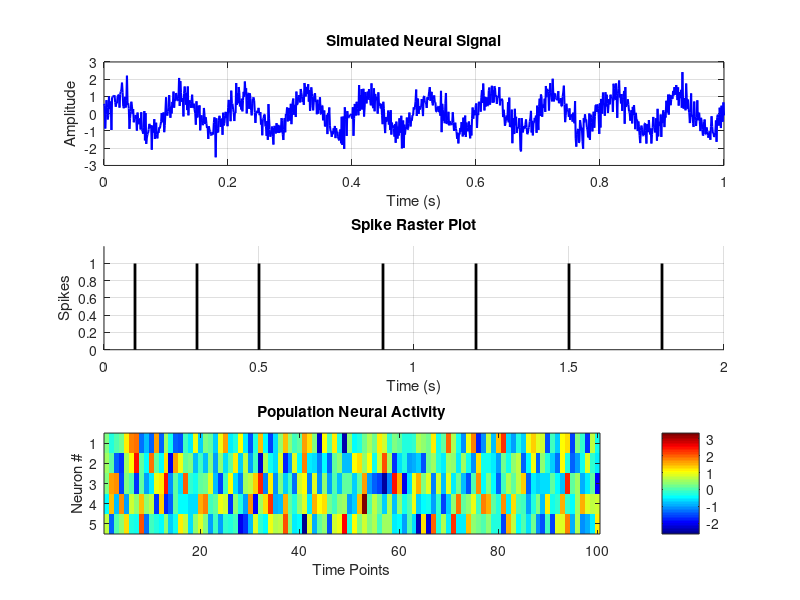

Reproduce this figure in MATLAB. (Note: this script raises an error after producing the figure.)
%% MATLAB Introduction for Neuroscience
% This tutorial covers MATLAB fundamentals needed for neural data analysis
% Author: BrainyBrain Learning Repository
% Topics: Variables, arrays, matrices, plotting, and basic operations

%% Clear workspace and command window
clear all;
close all;
clc;

%% Section 1: Variables and Basic Operations
fprintf('=== Section 1: Variables and Basic Operations ===\n');

% Scalars
sampling_rate = 1000; % Hz
trial_duration = 2; % seconds
fprintf('Sampling rate: %d Hz\n', sampling_rate);
fprintf('Trial duration: %.1f seconds\n', trial_duration);

% Basic arithmetic
total_samples = sampling_rate * trial_duration;
fprintf('Total samples: %d\n\n', total_samples);

%% Section 2: Arrays and Vectors
fprintf('=== Section 2: Arrays and Vectors ===\n');

% Time vector for neural data
t = 0:1/sampling_rate:trial_duration; % Time from 0 to 2 seconds
fprintf('Time vector length: %d samples\n', length(t));

% Creating vectors
spike_times = [0.1, 0.3, 0.5, 0.9, 1.2, 1.5, 1.8]; % seconds
fprintf('Number of spikes: %d\n', length(spike_times));

% Vector operations
mean_isi = mean(diff(spike_times)); % Mean inter-spike interval
fprintf('Mean ISI: %.3f seconds\n\n', mean_isi);

%% Section 3: Matrices
fprintf('=== Section 3: Matrices ===\n');

% Create a matrix representing neural population activity
% Rows = neurons, Columns = time points
num_neurons = 5;
num_timepoints = 100;
neural_activity = randn(num_neurons, num_timepoints); % Random neural activity
fprintf('Neural activity matrix size: %dx%d\n', size(neural_activity, 1), size(neural_activity, 2));

% Matrix operations
mean_activity_per_neuron = mean(neural_activity, 2); % Average across time
mean_activity_per_time = mean(neural_activity, 1); % Average across neurons
fprintf('Mean activity (first neuron): %.3f\n\n', mean_activity_per_neuron(1));

%% Section 4: Indexing
fprintf('=== Section 4: Indexing ===\n');

% Accessing specific elements
first_spike = spike_times(1);
last_spike = spike_times(end);
fprintf('First spike at: %.2f s, Last spike at: %.2f s\n', first_spike, last_spike);

% Logical indexing - find spikes in first second
early_spikes = spike_times(spike_times < 1.0);
fprintf('Spikes in first second: %d\n\n', length(early_spikes));

%% Section 5: Basic Plotting
fprintf('=== Section 5: Basic Plotting ===\n');

% Generate simulated neural signal
time_axis = linspace(0, 1, 1000);
neural_signal = sin(2*pi*10*time_axis) + 0.5*randn(size(time_axis));

figure('Name', 'MATLAB Basics - Neural Signal');

% Subplot 1: Raw signal
subplot(3,1,1);
plot(time_axis, neural_signal, 'b-', 'LineWidth', 1.5);
xlabel('Time (s)');
ylabel('Amplitude');
title('Simulated Neural Signal');
grid on;

% Subplot 2: Spike raster
subplot(3,1,2);
hold on;
for i = 1:length(spike_times)
    plot([spike_times(i), spike_times(i)], [0, 1], 'k-', 'LineWidth', 2);
end
xlim([0, 2]);
ylim([0, 1.2]);
xlabel('Time (s)');
ylabel('Spikes');
title('Spike Raster Plot');
grid on;

% Subplot 3: Population activity heatmap
subplot(3,1,3);
imagesc(neural_activity);
colorbar;
xlabel('Time Points');
ylabel('Neuron #');
title('Population Neural Activity');
colormap('jet');

fprintf('Figures created!\n\n');

%% Section 6: Functions
fprintf('=== Section 6: Functions ===\n');

% Calculate firing rate
firing_rate = calculate_firing_rate(spike_times, trial_duration);
fprintf('Firing rate: %.2f Hz\n\n', firing_rate);

%% Section 7: Loops and Conditionals
fprintf('=== Section 7: Loops and Conditionals ===\n');

% Categorize neurons by activity level
neuron_categories = cell(num_neurons, 1);
for i = 1:num_neurons
    mean_fr = mean(neural_activity(i, :));
    if mean_fr > 0.5
        neuron_categories{i} = 'High activity';
    elseif mean_fr > -0.5
        neuron_categories{i} = 'Medium activity';
    else
        neuron_categories{i} = 'Low activity';
    end
    fprintf('Neuron %d: %s (mean=%.2f)\n', i, neuron_categories{i}, mean_fr);
end

fprintf('\n=== Tutorial Complete! ===\n');
fprintf('Next: 02_data_handling.m\n');

%% Helper Functions

function fr = calculate_firing_rate(spike_times, duration)
    % Calculate firing rate from spike times
    % Inputs:
    %   spike_times - vector of spike times (seconds)
    %   duration - total recording duration (seconds)
    % Output:
    %   fr - firing rate (Hz)
    
    num_spikes = length(spike_times);
    fr = num_spikes / duration;
end
